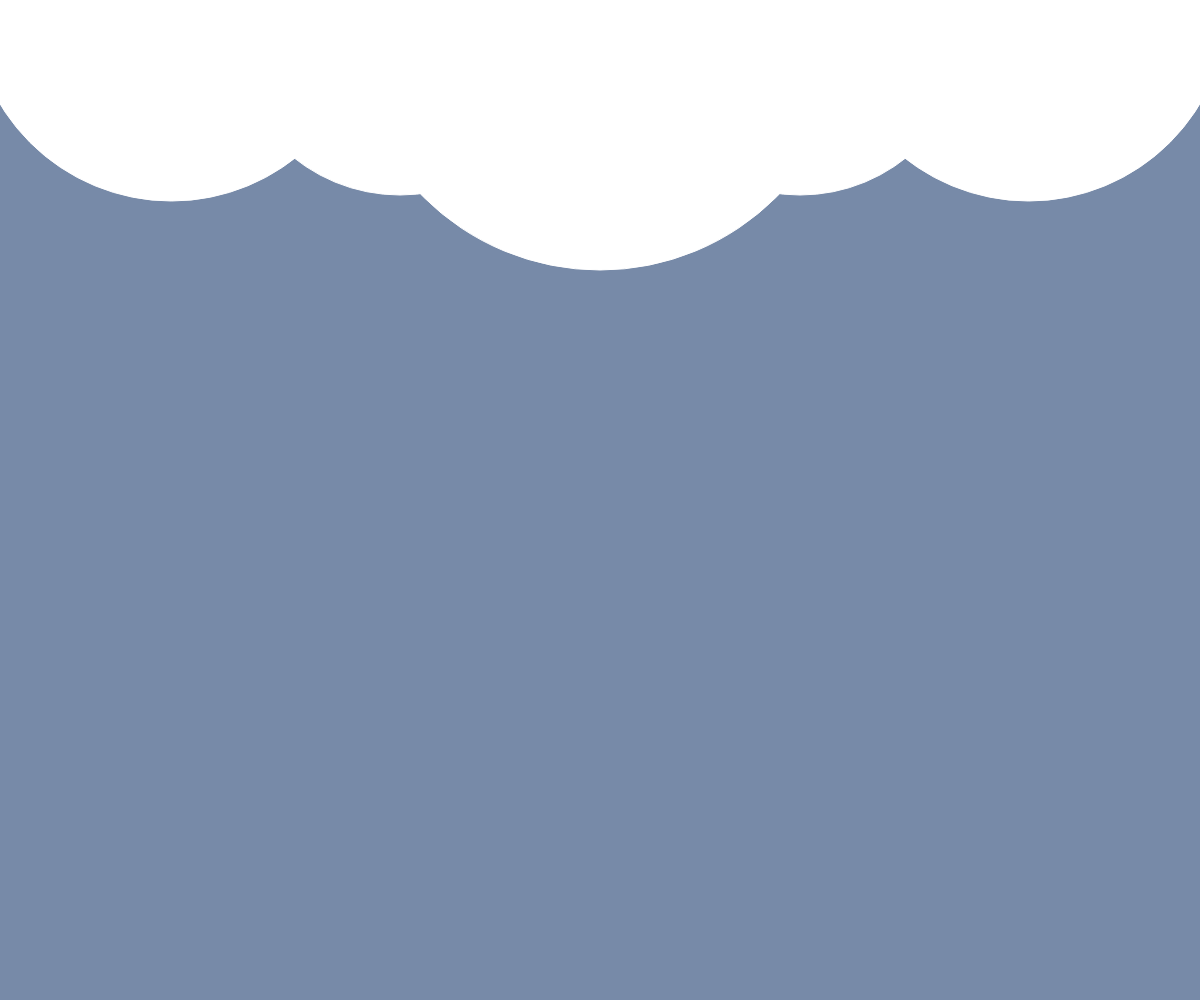
Frame 1 (no input)
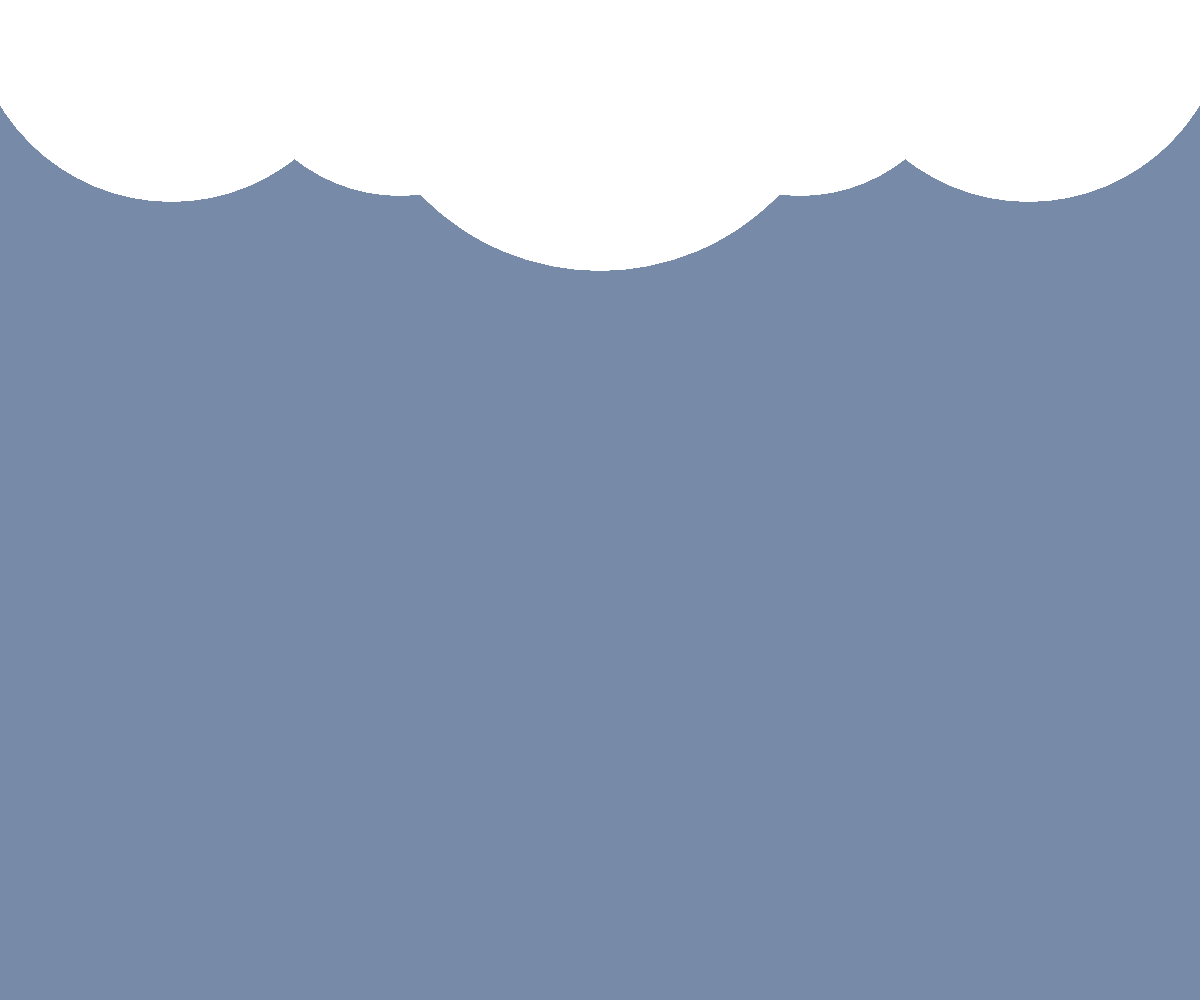
Frame 60 (no input)
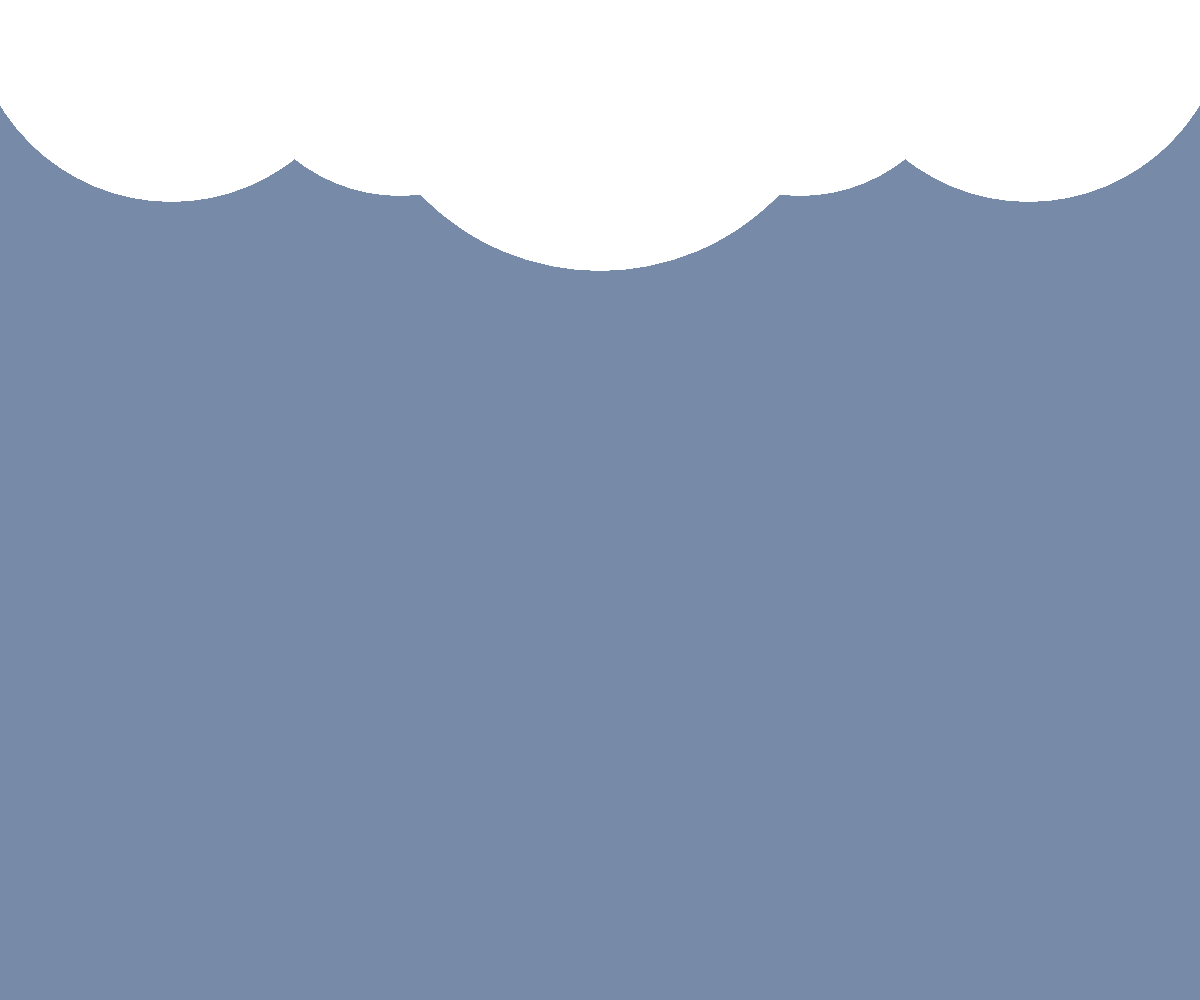
Frame 120 (the mouse pressed at the canvas centre since frame 60)

The p5.js sketch that drew these frames (run headless with seeded random() and noise() and a simulated clock; from frame 60 on, the mouse is pressed at the canvas centre):

// p5.js sketch
// ── sketch.js

//hydrologic cycle, stage 2: precipitation

function setup() {
createCanvas(windowWidth,windowHeight);
  background(119,138,168);
}

function draw() {

//bottom of cloud from previous sketch for continuity
imageMode(CENTER);
stroke(255,255,255);
fill(255,255,255);
circle(width/2,height/50,500);

circle(width/3,height/40,340);
circle(width*2/3,height/40,340);

circle(width/7,height/1000,400);
circle(width*6/7,height/1000,400);

}
